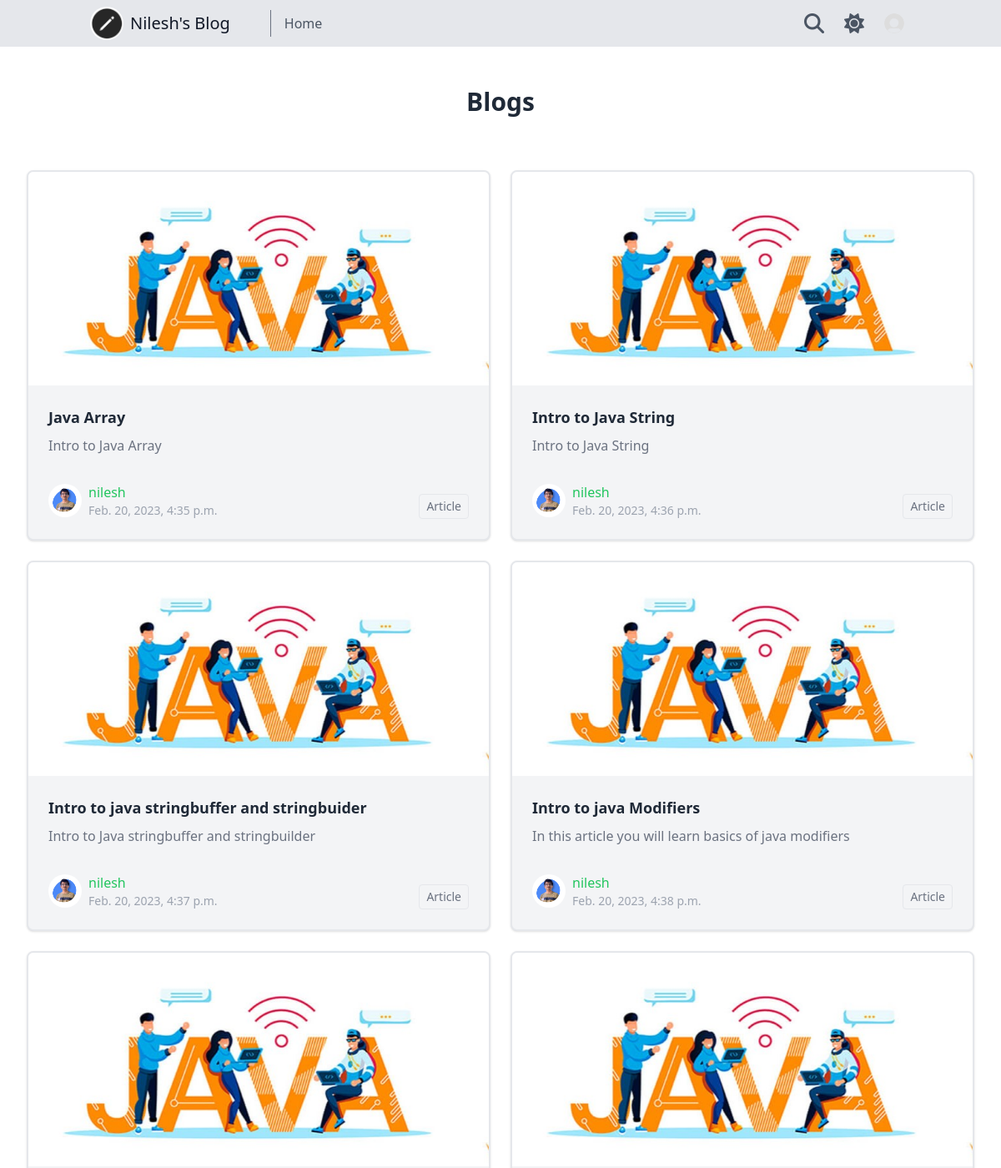
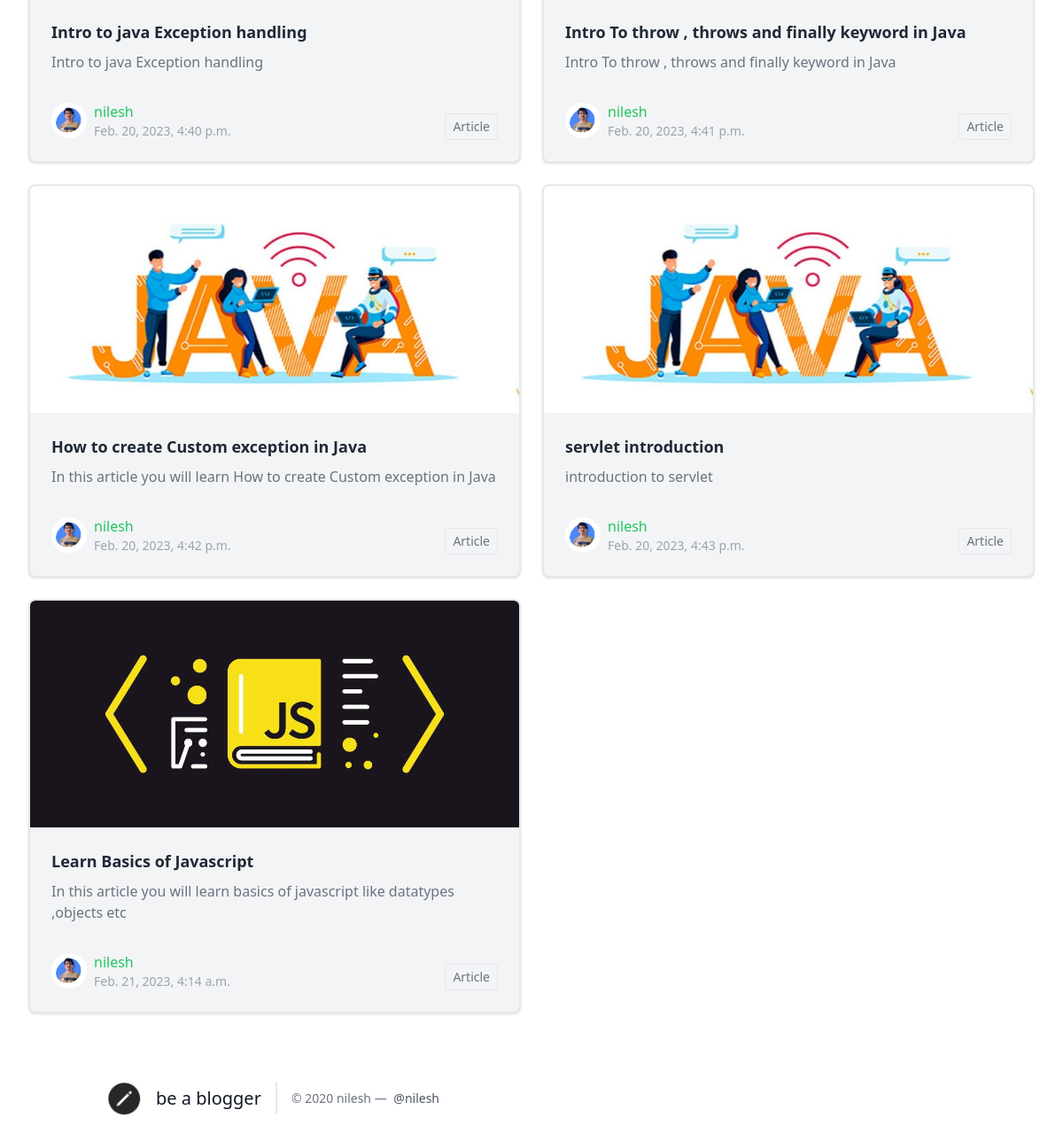
Screenshot of /blog/nilesh/ with the database file from the repository (2 pictures, top to bottom).
### home/models.py (models this page shows, shortened)
class UserProfile(models.Model):
    user = models.OneToOneField(User,on_delete=models.CASCADE)
    profilePic= models.ImageField(upload_to='profile/',default='profile/default1.png')
    about = models.CharField(max_length=255,blank=True)
    siteTitle= models.CharField(max_length=255,blank=True)
    siteDescription = models.TextField(blank=True)
    siteImage= models.ImageField(upload_to='site/',default='site/default.png')

class Blog(models.Model):
    user = models.ForeignKey(UserProfile,on_delete=models.CASCADE)
    slug = models.CharField(null=False,blank=False,max_length=255)
    title = models.CharField(max_length=150,blank=False,null=False)
    description = models.CharField(max_length=250,blank=True)
    tags = TaggableManager()
    image = models.ImageField(upload_to='blog/',default='blog/default.png')
    body = HTMLField()
    status= models.CharField(choices=choice,default='1',max_length=20)
    created_at = models.DateTimeField(auto_now_add=True)
    updated_at = models.DateTimeField(auto_now=True)
    class Meta:
        unique_together = ('user', 'slug',)

### blog/views.py (the view)
# urls.py: path('<str:user>/',views.subsite,name='site'),
def subsite(request,user):
    if User.objects.filter(username=user).exists():
        site = User.objects.filter(username=user).first()
        site = UserProfile.objects.filter(user=site).first()
        blogs = Blog.objects.filter(user=site,status='2')
        return render(request,'blog/site.html',{'site':site,"blogs":blogs})
    else:
        return render(request,'404.html')

### templates/blog/site.html (shortened to what this page needs)
<!DOCTYPE html>
<html lang="en" >
{% load static %}
{% load extras %}
<head>
  <link rel="stylesheet" href="https://cdnjs.cloudflare.com/ajax/libs/font-awesome/6.2.1/css/all.min.css"
 />
  <script src="https://cdn.tailwindcss.com?plugins=forms,typography,aspect-ratio,line-clamp"></script>
  <link rel="stylesheet" href="{% static 'css/prism.css' %}">
</head>
<body class='dark:bg-[#030303] dark:text-gray-50 transition-all'>
  <header class="text-gray-600 sticky top-0 bg-gray-200 dark:bg-gray-800 dark:text-gray-100 z-50 body-font">
    <div class="container mx-auto flex flex-wrap px-5 py-2  flex-row items-center">
      <a href='{% url 'home' %}' class="flex title-font font-medium items-center text-gray-900">
        <img src="{% static 'logo1.png' %}" class="md:h-10 dark:invert h-10 rounded-full" alt="be a blogger" /> <span class='mx-2 dark:text-white text-xl'>{% if site.siteTitle %}{{site.siteTitle}}{% else %}{{site.user.username}}{% endif %}</span>
      </a>
      <nav class="md:mr-auto md:ml-10 md:py-1 md:pl-4 md:border-l md:border-gray-500 md:flex hidden flex-wrap items-center text-base justify-center">
        <a href="{% url 'home' %}" class="mr-5 hover:text-gray-900 dark:hover:text-gray-300 transition-all">Home</a>
      </nav>
      <div class='flex items-center ml-auto justify-center gap-2'>
        <a href='{% url 'search' %}'
          class='p-2 h-10 w-10 flex items-center justify-center rounded-full hover:bg-gray-200 dark:hover:bg-gray-600  transition-all '>
          <i  class="fa-solid fa-magnifying-glass md:text-2xl  text-xl   dark:text-gray-100  text-gray-600"></i>
        </a>
        <button id="dark-button"
          class='p-2 h-10 w-10 flex items-center justify-center rounded-full hover:bg-gray-200 dark:hover:bg-gray-600  transition-all '>
          <i id="dark-icon" class="fa-solid fa-sun md:text-2xl text-xl    dark:text-gray-100  text-gray-600"></i>
        </button>
        <button id="drop-btn" type="button"
          class=" p-2 rounded-full h-10 w-10 flex items-center justify-center hover:bg-gray-200 dark:hover:bg-gray-600  transition-all ">
          <img src="{% if user.is_authenticated %}/media/{{request.user|getprofile}}{% else %}/media/profile/default1.png{% endif %}" class="  rounded-full text-xl  dark:text-gray-100  text-gray-600  "/>
        </button>
      </div>
    </div>
  </header>
  <div class="dark:text-gray-50 py-6 sm:py-8 lg:py-12">
    <div class="max-w-screen-2xl px-4 md:px-8 mx-auto">
      <div class="mb-10 md:mb-16">
        <h2 class="text-gray-800 dark:text-gray-200 text-2xl lg:text-3xl font-bold text-center mb-4 md:mb-6">Blogs </h2>
      </div>
      <div class="grid sm:grid-cols-1 lg:grid-cols-2 xl:grid-cols-3 gap-4 md:gap-6 xl:gap-8">
        {% for blog in blogs %}
        <div class="flex flex-col bg-gray-100 shadow  dark:bg-gray-900 border-2 dark:border-gray-700 rounded-lg overflow-hidden">
          <a href="{% url 'blog' blog.user.user.username blog.slug  %}" class="group h-48 md:h-64 block bg-gray-100 overflow-hidden relative">
            <img src="/media/{{ blog.image }}" loading="lazy" alt="{{blog.title}}" class="w-full h-full  object-cover object-center absolute inset-0 group-hover:scale-110 hover:opacity-90 transition duration-200" />
          </a>
          <div class="flex flex-col flex-1 p-4 sm:p-6">
            <h2 class="text-gray-800 dark:text-gray-200 text-lg font-semibold mb-2">
              <a href="{% url 'blog' blog.user.user.username blog.slug  %}" class="hover:text-green-500 active:text-green-600 transition duration-100">{{ blog.title }}</a>
            </h2>
            <p class="text-gray-500 dark:text-gray-300 mb-8">{{ blog.description }}</p>
            <div class="flex justify-between items-end  mt-auto">
              <div class="flex items-center gap-2">
                <div class="w-10 h-10 shrink-0 bg-gray-100 rounded-full overflow-hidden">
                  <img src="/media/{{blog.user.profilePic}}" loading="lazy" alt="Photo by Brock Wegner" class="w-full h-full object-cover object-center" />
                </div>
                <div>
                  <a href="/@{{blog.user.user.username}}">
                  <span class="block text-green-500">{{ blog.user.user.username }}</span>
                </a>
                  <span class="block text-gray-400 text-sm">{{ blog.created_at }}</span>
                </div>
              </div>
              <span class="text-gray-500 text-sm border dark:border-gray-600 dark:text-gray-300  rounded px-2 py-1">Article</span>
            </div>
          </div>
        </div>
        {% endfor %}
      </div>
    </div>
</div>
  <footer class="text-gray-700 dark:bg-gray-800  body-font">
    <div class="container px-5 py-4 mx-auto flex items-center sm:flex-row flex-col">
      <a
        class="flex title-font font-medium items-center md:justify-start justify-center dark:text-gray-100 text-gray-900">
        <img src="{% static 'logo1.png' %}" class="w-16 h-16 p-3 rounded-full" alt="" />
        <span class="ml-1 text-xl">be a blogger</span>
      </a>
      <p
        class="text-sm text-gray-500 dark:text-gray-200 sm:ml-4 sm:pl-4 sm:border-l-2 sm:border-gray-200 sm:py-2 sm:mt-0 mt-4">
        © 2020 {{site.user.username}} —
        <a href="#" class="text-gray-600 dark:text-gray-300 ml-1" rel="noopener noreferrer" target="_blank">@{{site.user.username}}</a>
      </p>
    </div>
  </footer>
</body>
</html>

### rows the page displays
UserProfile: siteTitle "Nilesh's Blog", user.username "nilesh"
Blog: image (picture), title "Java Array", description "Intro to Java Array", user.profilePic (picture), user.user.username "nilesh", created_at "Feb. 20, 2023, 4:35 p.m."
Blog: image (picture), title "Intro to Java String", description "Intro to Java String", user.profilePic (picture), user.user.username "nilesh", created_at "Feb. 20, 2023, 4:36 p.m."
Blog: image (picture), title "Intro to java stringbuffer and stringbuider", description "Intro to Java stringbuffer and stringbuilder", user.profilePic (picture), user.user.username "nilesh", created_at "Feb. 20, 2023, 4:37 p.m."
Blog: image (picture), title "Intro to java Modifiers", description "In this article you will learn basics of java modifiers", user.profilePic (picture), user.user.username "nilesh", created_at "Feb. 20, 2023, 4:38 p.m."
Blog: image (picture), title "Intro to java Exception handling", description "Intro to java Exception handling", user.profilePic (picture), user.user.username "nilesh", created_at "Feb. 20, 2023, 4:40 p.m."
Blog: image (picture), title "Intro To throw , throws and finally keyword in Java", description "Intro To throw , throws and finally keyword in Java", user.profilePic (picture), user.user.username "nilesh", created_at "Feb. 20, 2023, 4:41 p.m."
Blog: image (picture), title "How to create Custom exception in Java", description "In this article you will learn How to create Custom exception in Java", user.profilePic (picture), user.user.username "nilesh", created_at "Feb. 20, 2023, 4:42 p.m."
Blog: image (picture), title "servlet introduction", description "introduction to servlet", user.profilePic (picture), user.user.username "nilesh", created_at "Feb. 20, 2023, 4:43 p.m."
Blog: image (picture), title "Learn Basics of Javascript", description "In this article you will learn basics of javascript like datatypes ,objects etc", user.profilePic (picture), user.user.username "nilesh", created_at "Feb. 21, 2023, 4:14 a.m."
